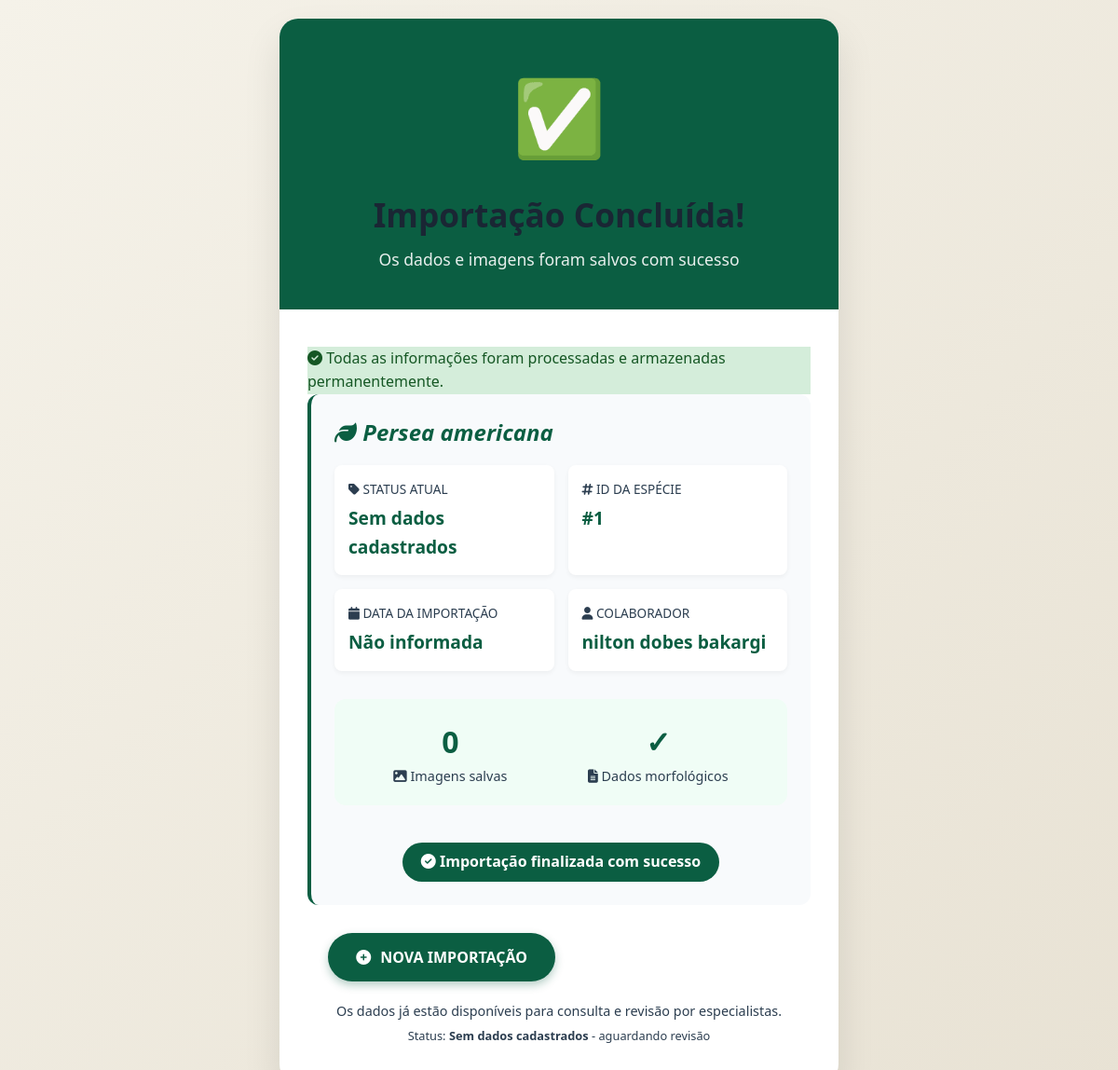
/penomato/src/Views/sucesso_importacao.php?especie_id=1 (signed in), run on the app's committed database.
### tables this page shows
CREATE TABLE `especies_administrativo` (
  `id` int(11) NOT NULL,
  `nome_cientifico` varchar(255) NOT NULL,
  `status` enum('sem_dados','dados_internet','descrita','registrada','em_revisao','revisada','contestado','publicado') DEFAULT NULL,
  `data_dados_internet` datetime DEFAULT NULL,
  `data_descrita` datetime DEFAULT NULL,
  `data_registrada` datetime DEFAULT NULL,
  `data_revisada` datetime DEFAULT NULL,
  `data_contestado` datetime DEFAULT NULL,
  `data_publicado` datetime DEFAULT NULL,
  `autor_dados_internet_id` int(11) DEFAULT NULL,
  `autor_descrita_id` int(11) DEFAULT NULL,
  `autor_registrada_id` int(11) DEFAULT NULL,
  `autor_revisada_id` int(11) DEFAULT NULL,
  `autor_contestado_id` int(11) DEFAULT NULL,
  `autor_publicado_id` int(11) DEFAULT NULL,
  `motivo_contestado` text DEFAULT NULL,
  `data_primeiro_registro` datetime DEFAULT current_timestamp(),
  `data_revisao` datetime DEFAULT NULL,
  `observacoes_revisao` text DEFAULT NULL,
  `prioridade` enum('baixa','media','alta','urgente') DEFAULT 'media',
  `atribuido_a` int(11) DEFAULT NULL,
  `data_criacao` timestamp NULL DEFAULT current_timestamp(),
  `versao_registro` int(11) DEFAULT 1,
  `observacoes` text DEFAULT NULL,
  `data_ultima_atualizacao` datetime DEFAULT current_timestamp() ON UPDATE current_timestamp()
);

### penomato/src/Views/sucesso_importacao.php (the view, shortened to what this page needs)
<?php
$servidor = "127.0.0.1";
$usuario_db = "root";
$senha_db = "";
$banco = "penomato";
$nome_usuario = $_SESSION['usuario_nome'] ?? 'Usuário';
$especie_id = isset($_GET['especie_id']) ? (int)$_GET['especie_id'] : 0;
$imagens_salvas = isset($_GET['imagens']) ? (int)$_GET['imagens'] : 0;
$conexao = new mysqli($servidor, $usuario_db, $senha_db, $banco);
$conexao->set_charset("utf8mb4");
$sql = "SELECT id, nome_cientifico, status,
               data_dados_internet, data_registrada,
               autor_dados_internet_id
        FROM especies_administrativo
        WHERE id = ?";
$stmt = $conexao->prepare($sql);
$stmt->bind_param("i", $especie_id);
$stmt->execute();
$resultado = $stmt->get_result();
if ($resultado->num_rows === 0) {
    $especie = [
        'nome_cientifico' => 'Espécie não encontrada',
        'status' => 'desconhecido',
        'data_dados_internet' => null,
        'data_registrada' => null
    ];
} else {
    $especie = $resultado->fetch_assoc();
}
$status_mensagem = [
    'sem_dados' => 'Sem dados cadastrados',
    'dados_internet' => 'Dados da internet importados',
    'descrita' => 'Características descritas',
    'registrada' => 'Registrada com imagens',
    'em_revisao' => 'Em revisão',
    'revisada' => 'Revisada',
    'contestado' => 'Contestada',
    'publicado' => 'Publicada'
];
$status_texto = $status_mensagem[$especie['status']] ?? $especie['status'];
$data_importacao = !empty($especie['data_dados_internet'])
    ? date('d/m/Y H:i', strtotime($especie['data_dados_internet']))
    : 'Não informada';
?>
<!DOCTYPE html>
<html lang="pt-BR">
<head>
    <link rel="stylesheet" href="https://cdnjs.cloudflare.com/ajax/libs/font-awesome/6.4.2/css/all.min.css">
    <link rel="stylesheet" href="/penomato_mvp/assets/css/estilo.css">
</head>
<body>
    <div class="success-container">
        <div class="success-header">
            <div class="icon">✅</div>
            <h1>Importação Concluída!</h1>
            <p>Os dados e imagens foram salvos com sucesso</p>
        </div>
        <div class="success-body">
            <div class="alerta--sucesso">
                <i class="fas fa-check-circle"></i>
                Todas as informações foram processadas e armazenadas permanentemente.
            </div>
            <div class="info-card">
                <h2><i class="fas fa-leaf"></i> <?php echo htmlspecialchars($especie['nome_cientifico']); ?></h2>
                <div class="info-grid">
                    <div class="info-item">
                        <div class="label"><i class="fas fa-tag"></i> Status atual</div>
                        <div class="value"><?php echo $status_texto; ?></div>
                    </div>
                    <div class="info-item">
                        <div class="label"><i class="fas fa-hashtag"></i> ID da espécie</div>
                        <div class="value">#<?php echo $especie_id; ?></div>
                    </div>
                    <div class="info-item">
                        <div class="label"><i class="fas fa-calendar"></i> Data da importação</div>
                        <div class="value"><?php echo $data_importacao; ?></div>
                    </div>
                    <div class="info-item">
                        <div class="label"><i class="fas fa-user"></i> Colaborador</div>
                        <div class="value"><?php echo htmlspecialchars($nome_usuario); ?></div>
                    </div>
                </div>
                <div class="stats">
                    <div class="stat">
                        <div class="number"><?php echo $imagens_salvas; ?></div>
                        <div class="label"><i class="fas fa-image"></i> Imagens salvas</div>
                    </div>
                    <div class="stat">
                        <div class="number">✓</div>
                        <div class="label"><i class="fas fa-file-alt"></i> Dados morfológicos</div>
                    </div>
                </div>
                <div style="text-align: center;">
                    <span class="status-badge">
                        <i class="fas fa-check-circle"></i>
                        Importação finalizada com sucesso
                    </span>
                </div>
            </div>
            <div class="action-buttons">
                <a href="escolher_especie.php" class="btn btn-primary">
                    <i class="fas fa-plus-circle"></i> NOVA IMPORTAÇÃO
                </a>
                <a href="entrar_colaborador.php" class="btn btn-secondary">
                    <i class="fas fa-tachometer-alt"></i> VOLTAR AO PAINEL
                </a>
            </div>
            <div class="footer">
                <p>Os dados já estão disponíveis para consulta e revisão por especialistas.</p>
                <p style="margin-top: 5px; font-size: 0.8rem;">Status: <strong><?php echo $status_texto; ?></strong> - aguardando revisão</p>
            </div>
        </div>
    </div>
</body>
</html>

### assets/css/estilo.css (style rules this page uses)
:root { --verde-900: #052e1c; --verde-800: #0b5e42; --verde-700: #0a4c35; --verde-600: #1a7a5a; --verde-400: #34c48a; --verde-100: #e8f5e9; --verde-50: #f0fdf6; --cor-primaria: var(--verde-800); --cor-primaria-hover: var(--verde-700); --cor-primaria-fundo: var(--verde-100); --cinza-900: #1a2634; --cinza-800: #2c3e50; --cinza-600: #475569; --cinza-400: #94a3b8; --cinza-300: #cbd5e1; --cinza-200: #e2e8f0; --cinza-100: #f1f5f9; --cinza-50: #f8fafc; --branco: #ffffff; --sucesso-texto: #155724; --sucesso-fundo: #d4edda; --sucesso-borda: #c3e6cb; --sucesso-cor: #28a745; --perigo-texto: #721c24; --perigo-fundo: #f8d7da; --perigo-borda: #f5c6cb; --perigo-cor: #dc3545; --aviso-texto: #856404; --aviso-fundo: #fff3cd; --aviso-borda: #ffc107; --aviso-cor: #e6ac00; --info-texto: #0c5460; --info-fundo: #d1ecf1; --info-borda: #bee5eb; --info-cor: #17a2b8; --status-sem-dados: #94a3b8; --status-dados-internet:#64748b; --status-descrita: #d97706; --status-registrada: #0891b2; --status-em-revisao: #7c3aed; --status-revisada: #1d4ed8; --status-contestado: #dc2626; --status-publicado: #16a34a; --fonte-principal: 'Segoe UI', Tahoma, Geneva, Verdana, sans-serif; --fonte-mono: 'Courier New', Courier, monospace; --texto-xs: 0.72rem; --texto-sm: 0.85rem; --texto-base: 1rem; --texto-md: 1.05rem; --texto-lg: 1.2rem; --texto-xl: 1.4rem; --texto-2xl: 1.75rem; --texto-3xl: 2.2rem; --peso-normal: 400; --peso-medio: 500; --peso-semi: 600; --peso-bold: 700; --linha-base: 1.6; --linha-apertada:1.3; --linha-larga: 1.8; --esp-1: 4px; --esp-2: 8px; --esp-3: 12px; --esp-4: 16px; --esp-5: 20px; --esp-6: 24px; --esp-8: 32px; --esp-10: 40px; --esp-12: 48px; --esp-16: 64px; --raio-sm: 6px; --raio-md: 10px; --raio-lg: 16px; --raio-xl: 24px; --raio-pill: 999px; --sombra-sm: 0 1px 3px rgba(0,0,0,0.08); --sombra-md: 0 2px 8px rgba(0,0,0,0.10); --sombra-lg: 0 4px 20px rgba(0,0,0,0.13); --sombra-foco:0 0 0 3px rgba(11,94,66,0.18); --transicao: 0.2s ease; }
*, *::before, *::after { box-sizing: border-box; margin: 0; padding: 0; }
html { font-size: 16px; scroll-behavior: smooth; -webkit-text-size-adjust: 100%; }
body { font-family: var(--fonte-principal); font-size: var(--texto-base); line-height: var(--linha-base); color: var(--cinza-800); background: var(--cinza-50); -webkit-font-smoothing: antialiased; }
a { color: var(--cor-primaria); text-decoration: none; }
h1, h2, h3, h4, h5, h6 { font-weight: var(--peso-bold); line-height: var(--linha-apertada); color: var(--cinza-900); }
h1 { font-size: var(--texto-3xl); }
h2 { font-size: var(--texto-2xl); }
.btn { display: inline-flex; align-items: center; gap: var(--esp-2); padding: var(--esp-2) var(--esp-5); border: none; border-radius: var(--raio-md); font-size: var(--texto-sm); font-weight: var(--peso-semi); cursor: pointer; text-decoration: none; transition: background var(--transicao), transform var(--transicao), box-shadow var(--transicao); white-space: nowrap; line-height: 1.4; }
.btn-primario, .btn-primary { background: var(--cor-primaria); color: var(--branco); }
.btn-neutro, .btn-secondary { background: var(--cinza-200); color: var(--cinza-800); }
.alerta--sucesso { background: var(--sucesso-fundo); color: var(--sucesso-texto); border-color: var(--sucesso-borda); }

### data on the page
especies_administrativo: nome_cientifico "Persea americana", status "Sem dados cadastrados", data_dados_internet "Não informada"

### other printed values
$especie_id "1"
$nome_usuario "nilton dobes bakargi"
$imagens_salvas "0"
